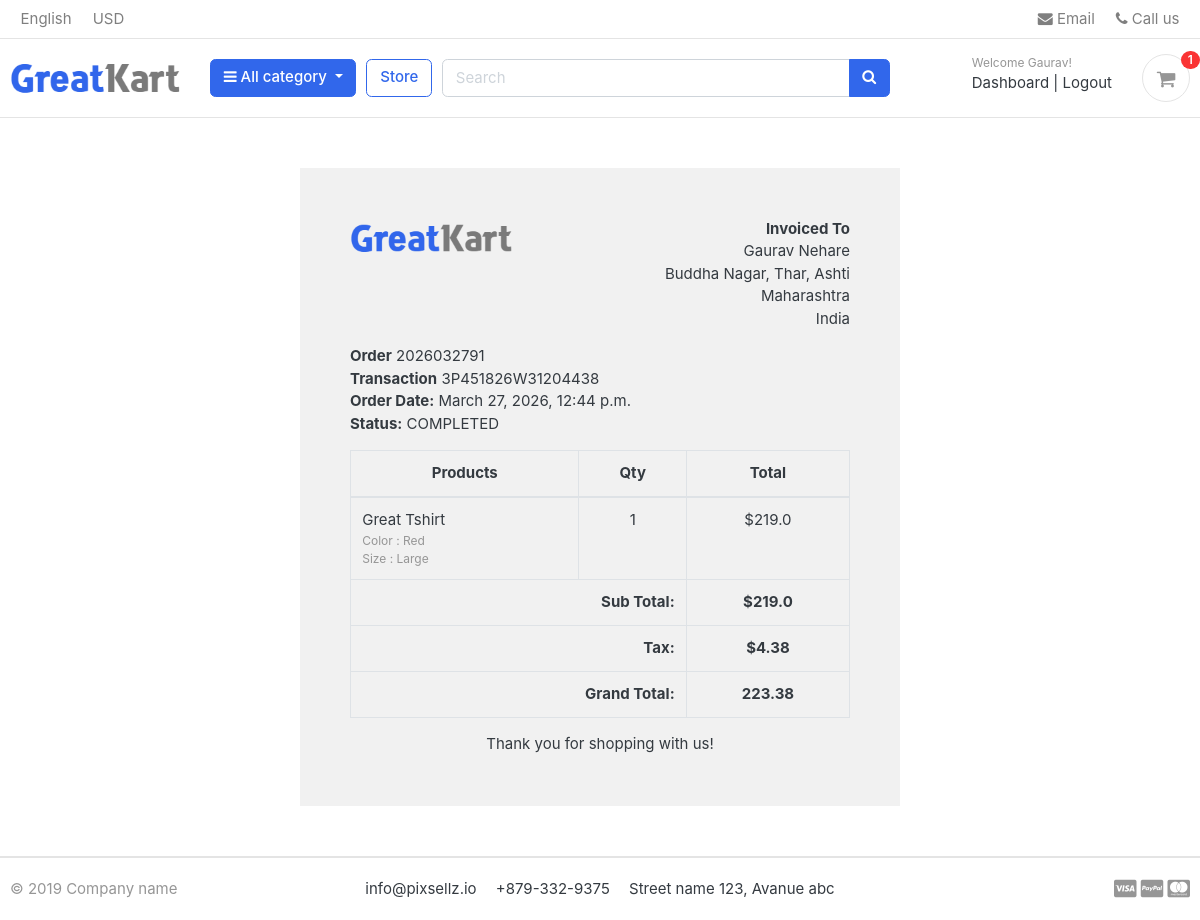
/accounts/order_details/2026032791/ (signed in), run on an earlier commit of the app's database.
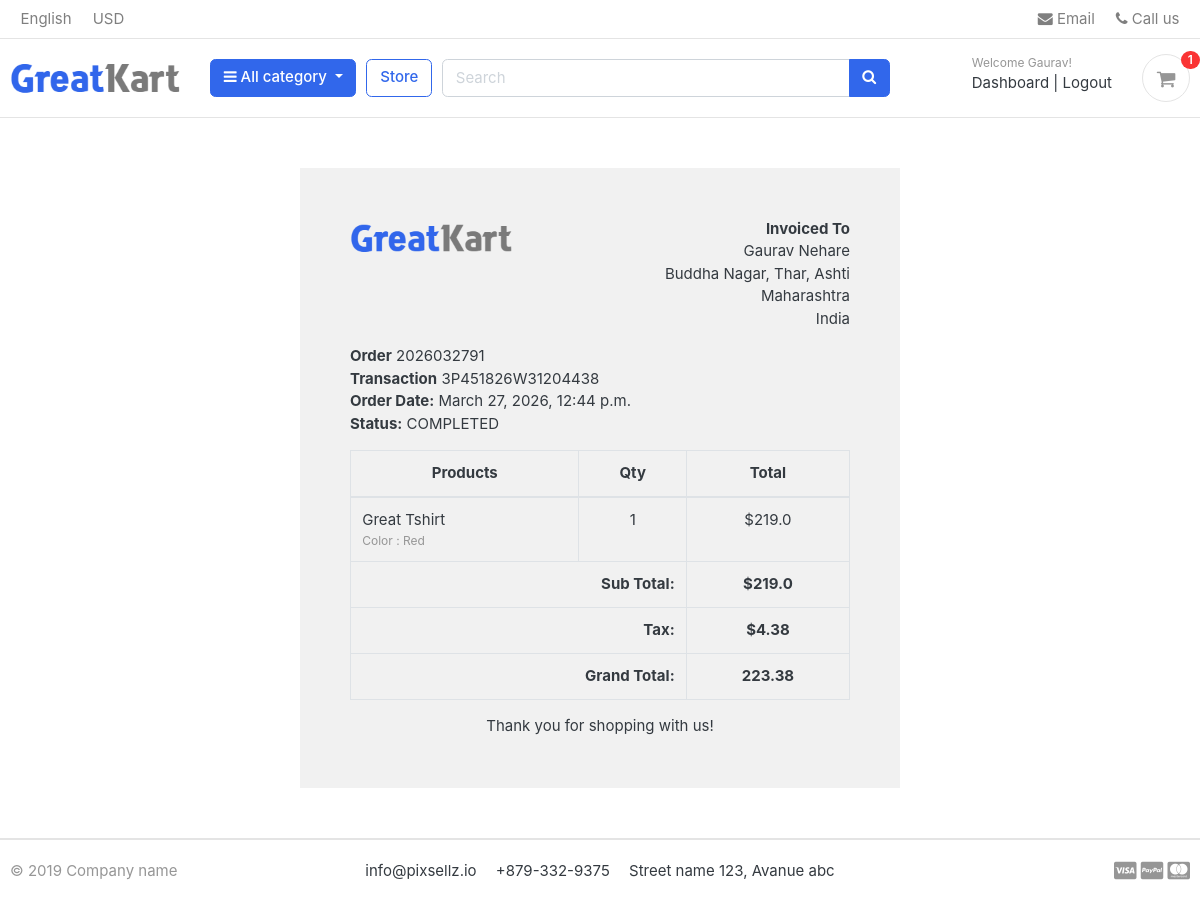
And on a later commit of the database.
### orders/models.py (models this page shows, shortened)
class OrderProduct(models.Model):
    order = models.ForeignKey(Order, on_delete=models.CASCADE)
    payment = models.ForeignKey(Payment, on_delete=models.CASCADE)
    user = models.ForeignKey(Account, on_delete=models.CASCADE)
    product = models.ForeignKey(Product, on_delete=models.CASCADE)
    variations = models.ManyToManyField(Variation, blank=True)
    quantity = models.IntegerField()
    product_price = models.FloatField()
    ordered = models.BooleanField(default=False)
    created_at = models.DateTimeField(auto_now_add=True)
    updated_at = models.DateTimeField(auto_now=True)

### store/models.py (models this page shows, shortened)
class Product(models.Model):
    product_name = models.CharField(max_length=200, unique=True)
    slug = models.CharField(max_length=200, unique=True)
    product_description = models.TextField(max_length=500, blank=True)
    price = models.IntegerField()
    image = models.ImageField(upload_to='photos/products')
    stock = models.IntegerField()
    is_available = models.BooleanField(default=True)
    category = models.ForeignKey(Category, on_delete=models.CASCADE)
    created_date = models.DateTimeField(auto_now_add=True)
    modified_date = models.DateTimeField(auto_now=True)

class Variation(models.Model):
    product = models.ForeignKey(Product, on_delete=models.CASCADE)
    variation_category = models.CharField(max_length=100, choices=variation_category_choice)
    variation_value = models.CharField(max_length=100)
    is_active = models.BooleanField(default=True)
    created_at = models.DateTimeField(auto_now=True)
    objects = VariationManager()

### accounts/views.py (the view)
# urls.py: path('order_details/<int:order_id>/', views.order_details, name='order_details'),
@login_required(login_url='login')
def order_details(request, order_id):
    order_detail = OrderProduct.objects.filter(order__order_number=order_id)
    order = Order.objects.get(order_number=order_id)
    subtotal = 0
    for i in order_detail:
        subtotal += i.product_price * i.quantity
    context = {
        'order_detail': order_detail,
        'order': order,
        'subtotal': subtotal
    }
    return render(request, 'accounts/order_details.html', context)

### carts/context_processors.py (called while the page is built)
def counter(request):
    cart_count = 0
    if 'admin' in request.path:
        return {}
    else:
        try:
            cart = Cart.objects.filter(cart_id=_cart_id(request))
            if request.user.is_authenticated:
                cart_items = CartItem.objects.all().filter(user=request.user)
            else:
                cart_items = CartItem.objects.all().filter(cart=cart[:1])
            for cart_item in cart_items:
                cart_count += cart_item.quantity
        except Cart.DoesNotExist:
            cart_count = 0
    return dict(cart_count=cart_count)

### carts/views.py (called while the page is built)
def _cart_id(request):
    cart = request.session.session_key
    if not cart:
        cart = request.session.create()
    return cart

### category/context_processors.py (called while the page is built)
def menu_links(request):
    links = Category.objects.all()
    return dict(links = links)

### category/models.py (called while the page is built)
    def get_url(self):
        return reverse('products_by_category', args=[self.slug])

### orders/models.py (called while the page is built)
    def full_name(self):
        return f'{self.first_name} {self.last_name}'

    def full_address(self):
        return f'{self.address_line_1} {self.address_line_2}'

### templates/accounts/order_details.html (shortened to what the changed rows need)
{% extends "base.html" %}
{% load static %}
{% block content %}
<div class="container" style="margin: 0 auto;width: 50%;padding: 50px;background: #f1f1f1;margin-top: 50px;margin-bottom: 50px;">
    <div class="row invoice row-printable">
        <div class="col-md-12">
            <div class="panel panel-default plain" id="dash_0">
                <div class="panel-body p30">
                    <div class="row">
                        <div class="col-lg-12">
                            <div class="invoice-items">
                                <div class="table-responsive" style="overflow: hidden; outline: none;" tabindex="0">
                                    <table class="table table-bordered">
                                        <thead>
                                            <tr>
                                                <th class="per70 text-center">Products</th>
                                                <th class="per5 text-center">Qty</th>
                                                <th class="per25 text-center">Total</th>
                                            </tr>
                                        </thead>
                                        <tbody>
                                            {% for item in order_detail %}
                                            <tr>
                                                <td>{{ item.product.product_name }}
                                                    <p class="text-muted small">
                                                        {% if item.variations.all %}
                                                            {% for i in item.variations.all %}
                                                                {{ i.variation_category | capfirst }} : {{ i.variation_value | capfirst }} <br>
                                                            {% endfor %}
                                                        {% endif %}
                                                    </p>
                                                </td>
                                                <td class="text-center">{{ item.quantity }}</td>
                                                <td class="text-center">${{ item.product_price }}</td>
                                            </tr>
                                            {% endfor %}
                                        </tbody>
                                        <tfoot>
                                            <tr>
                                                <th colspan="2" class="text-right">Sub Total:</th>
                                                <th class="text-center">${{ subtotal }}</th>
                                            </tr>
                                            <tr>
                                                <th colspan="2" class="text-right">Tax:</th>
                                                <th class="text-center">${{ order.tax }}</th>
                                            </tr>
                                            <tr>
                                                <th colspan="2" class="text-right">Grand Total:</th>
                                                <th class="text-center">{{ order.order_total }}</th>
                                            </tr>
                                        </tfoot>
                                    </table>
                                </div>
                            </div>
                        </div>
                    </div>
                </div>
            </div>
        </div>
    </div>
</div>
{% endblock content %}

What changed in the data, as far as the page shows it:
removed Variation: variation_category "Size", variation_value "Large"
